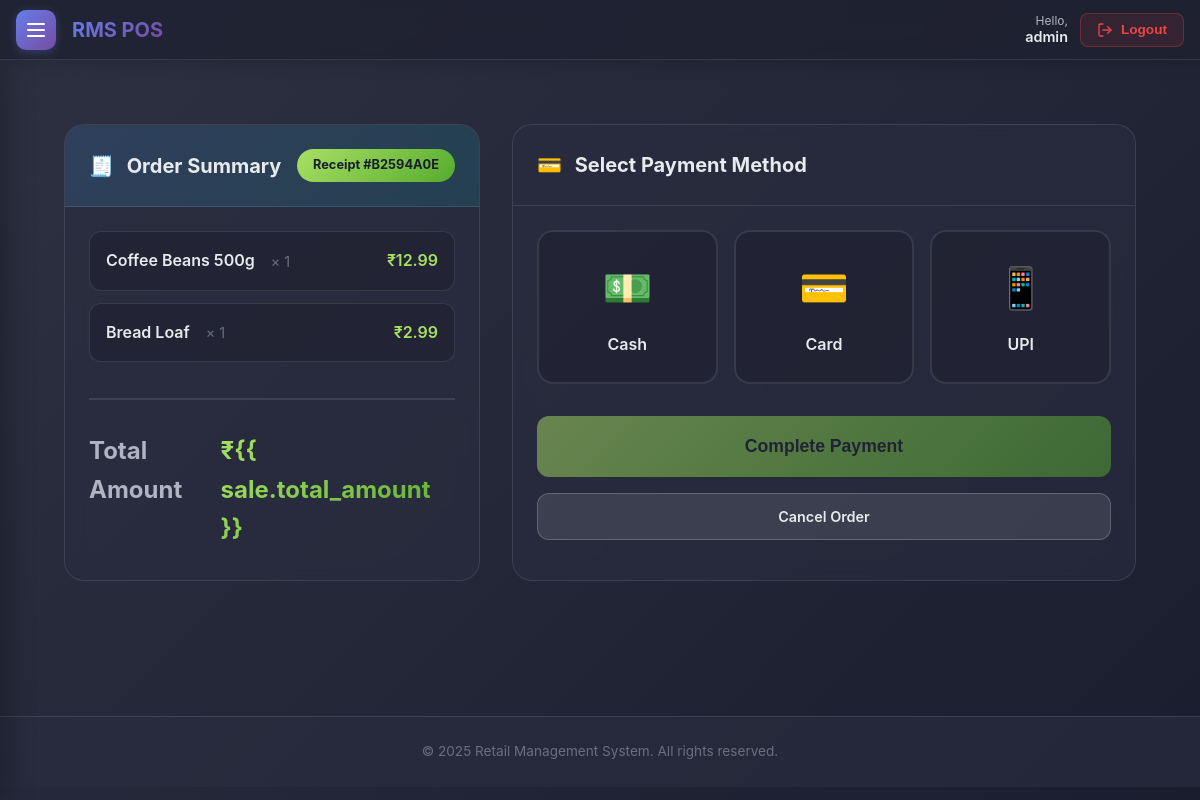
/pos/payment/1/ (signed in), run on the app's committed database.
### rms_pos/accounts/models.py (models this page shows, shortened)
class User(AbstractUser):
    ROLE_CHOICES = (
        ('admin', 'Admin'),
        ('manager', 'Inventory Manager'),
        ('cashier', 'Cashier'),
    )
    role = models.CharField(max_length=20, choices=ROLE_CHOICES, default='cashier')
    created_by = models.ForeignKey('self', on_delete=models.SET_NULL, null=True, blank=True, related_name='created_users')
    created_at = models.DateTimeField(auto_now_add=True, null=True)
    def can_manage_users(self):
        return self.role in ('admin', 'manager')

### rms_pos/pos/models.py (models this page shows, shortened)
class Sale(models.Model):
    PAYMENT_CHOICES = (
        ('cash', 'Cash'),
        ('card', 'Card'),
        ('upi', 'UPI'),
    )
    cashier = models.ForeignKey(settings.AUTH_USER_MODEL, on_delete=models.SET_NULL, null=True, related_name='sales')
    total_amount = models.DecimalField(max_digits=10, decimal_places=2)
    tax_amount = models.DecimalField(max_digits=10, decimal_places=2, default=0)
    discount_amount = models.DecimalField(max_digits=10, decimal_places=2, default=0)
    created_at = models.DateTimeField(auto_now_add=True)
    receipt_number = models.CharField(max_length=50, unique=True, blank=True)
    payment_method = models.CharField(max_length=10, choices=PAYMENT_CHOICES, default='cash')
    cash_received = models.DecimalField(max_digits=10, decimal_places=2, null=True, blank=True)
    change_amount = models.DecimalField(max_digits=10, decimal_places=2, null=True, blank=True)
    customer_name = models.CharField(max_length=200, blank=True)
    customer_mobile = models.CharField(max_length=15, blank=True)
    is_completed = models.BooleanField(default=False)

class SaleItem(models.Model):
    sale = models.ForeignKey(Sale, on_delete=models.CASCADE, related_name='items')
    product = models.ForeignKey(Product, on_delete=models.SET_NULL, null=True)
    quantity = models.IntegerField(default=1)
    price_at_sale = models.DecimalField(max_digits=10, decimal_places=2)
    subtotal = models.DecimalField(max_digits=10, decimal_places=2)

### rms_pos/inventory/models.py (models this page shows, shortened)
class Product(models.Model):
    name = models.CharField(max_length=200)
    category = models.ForeignKey(Category, on_delete=models.CASCADE, related_name='products')
    barcode = models.CharField(max_length=100, unique=True)
    price = models.DecimalField(max_digits=10, decimal_places=2)
    discount_percentage = models.DecimalField(max_digits=5, decimal_places=2, default=0, help_text="Discount percentage (0-100)")
    cost = models.DecimalField(max_digits=10, decimal_places=2, help_text="Cost price per unit")
    stock_quantity = models.IntegerField(default=0)
    image = models.ImageField(upload_to='products/', blank=True, null=True)
    created_at = models.DateTimeField(auto_now_add=True)
    updated_at = models.DateTimeField(auto_now=True)

### rms_pos/pos/views.py (the view)
# urls.py: path('payment/<int:sale_id>/', views.payment_page, name='payment_page'),
@login_required
def payment_page(request, sale_id):
    from django.shortcuts import redirect
    sale = get_object_or_404(Sale, id=sale_id, cashier=request.user)
    if sale.is_completed:
        return redirect('receipt_page', sale_id=sale.id)
    items = sale.items.select_related('product').all()
    return render(request, 'pos/payment.html', {
        'sale': sale,
        'items': items
    })

### rms_pos/templates/pos/payment.html (shortened to what this page needs)
{% extends 'base.html' %}
{% block content %}
<div class="container" style="padding: 2rem 2rem;">
    <div class="payment-page">
        <div class="order-summary-card">
            <div class="card-header"
                style="background: linear-gradient(135deg, rgba(79, 172, 254, 0.15) 0%, rgba(0, 242, 254, 0.1) 100%);">
                <h2 style="font-size: 1.25rem; font-weight: 700; margin: 0;">
                    <span style="margin-right: 0.5rem;">🧾</span> Order Summary
                </h2>
                <span class="receipt-badge">Receipt #{{ sale.receipt_number }}</span>
            </div>
            <div class="card-body">
                <div class="order-items">
                    {% for item in items %}
                    <div class="order-item">
                        <div class="item-info">
                            <span class="item-name">{{ item.product.name }}</span>
                            <span class="item-qty">× {{ item.quantity }}</span>
                        </div>
                        <span class="item-price">₹{{ item.subtotal }}</span>
                    </div>
                    {% endfor %}
                </div>
                <div class="order-total">
                    <div class="total-row final">
                        <span>Total Amount</span>
                        <span class="total-amount" id="total-amount" data-amount="{{ sale.total_amount }}">₹{{
                            sale.total_amount }}</span>
                    </div>
                </div>
            </div>
        </div>
        <div class="payment-methods-card">
            <div class="card-header">
                <h2 style="font-size: 1.25rem; font-weight: 700; margin: 0;">
                    <span style="margin-right: 0.5rem;">💳</span> Select Payment Method
                </h2>
            </div>
            <div class="card-body">
                <div class="payment-options">
                    <div class="payment-option" data-method="cash" onclick="selectPaymentMethod('cash')">
                        <div class="payment-icon cash-icon">💵</div>
                        <span class="payment-label">Cash</span>
                    </div>
                    <div class="payment-option" data-method="card" onclick="selectPaymentMethod('card')">
                        <div class="payment-icon card-icon">💳</div>
                        <span class="payment-label">Card</span>
                    </div>
                    <div class="payment-option" data-method="upi" onclick="selectPaymentMethod('upi')">
                        <div class="payment-icon upi-icon">📱</div>
                        <span class="payment-label">UPI</span>
                    </div>
                </div>
                <button id="complete-payment-btn" class="btn btn-primary complete-payment-btn" disabled>
                    Complete Payment
                </button>
                <a href="{% url 'pos_dashboard' %}" class="btn btn-secondary cancel-btn"
                    onclick="return confirm('Are you sure? This will cancel the current order.');">
                    Cancel Order
                </a>
            </div>
        </div>
    </div>
</div>
{% endblock %}

### rms_pos/templates/base.html (shortened to what this page needs)
{% load static %}
<!DOCTYPE html>
<html lang="en">
<head>
    <link href="{% static 'css/styles.css' %}" rel="stylesheet">
    <link href="{% static 'css/purple_theme.css' %}" rel="stylesheet">
</head>
<body>
    {% if user.is_authenticated %}
    <header class="top-navbar">
        <div class="navbar-left">
            <button class="menu-toggle" id="menuToggle" aria-label="Toggle menu">
                <span></span>
                <span></span>
                <span></span>
            </button>
            <div class="navbar-brand">RMS POS</div>
        </div>
        <div class="navbar-right">
            <div class="navbar-user">
                <div class="navbar-greeting">
                    <span class="navbar-greeting-text">Hello,</span>
                    <span class="navbar-username">{{ user.username }}</span>
                </div>
                <form method="post" action="{% url 'logout' %}" style="margin: 0;">
                    <button type="submit" class="navbar-logout-btn">
                        <span>Logout</span>
                    </button>
                </form>
            </div>
        </div>
    </header>
    {% endif %}
    <main class="container" style="padding-top: 2rem; padding-bottom: 2rem; min-height: calc(100vh - 12rem);">
        {% block content %}{% endblock %}
    </main>
    <footer>
        <div class="container">
            <p class="footer-text">&copy; {% now "Y" %} Retail Management System. All rights reserved.</p>
        </div>
    </footer>
</body>
</html>

### rms_pos/static/css/styles.css (style rules this page uses)
:root { --bg-body: #1a1d2e; --bg-gradient: linear-gradient(135deg, #2d3142 0%, #1a1d2e 100%); --text-primary: #e8eaed; --text-secondary: #b0b3c1; --text-muted: #6b6e7d; --nav-bg: rgba(30, 33, 48, 0.8); --border-color: rgba(255, 255, 255, 0.1); --border-color-hover: rgba(168, 224, 99, 0.5); --card-bg: rgba(42, 46, 64, 0.6); --card-shadow: 0 8px 32px rgba(0, 0, 0, 0.3); --input-bg: rgba(30, 33, 48, 0.6); --input-focus-bg: rgba(30, 33, 48, 0.8); --table-bg: rgba(42, 46, 64, 0.6); --table-header-bg: rgba(30, 33, 48, 0.8); --table-hover-bg: rgba(255, 255, 255, 0.03); --accent-start: #a8e063; --accent-middle: #84cc16; --accent-end: #56ab2f; --accent-gradient: linear-gradient(135deg, var(--accent-start) 0%, var(--accent-end) 100%); --accent-shadow: rgba(168, 224, 99, 0.4); --btn-secondary-bg: rgba(255, 255, 255, 0.1); --btn-secondary-border: rgba(255, 255, 255, 0.2); --btn-secondary-hover-bg: rgba(255, 255, 255, 0.15); }
* { margin: 0; padding: 0; box-sizing: border-box; }
body { font-family: -apple-system, BlinkMacSystemFont, 'Segoe UI', Roboto, 'Helvetica Neue', Arial, sans-serif; background: var(--bg-gradient); color: var(--text-primary); line-height: 1.6; min-height: 100vh; }
.container { max-width: 1400px; margin: 0 auto; padding: 0 2rem; }
.btn { padding: 0.7rem 1.5rem; border-radius: 12px; font-weight: 600; cursor: pointer; border: none; transition: all 0.3s; text-decoration: none; display: inline-block; font-size: 0.9rem; }
.btn-primary { background: var(--accent-gradient); color: #1a1d2e; box-shadow: 0 4px 15px var(--accent-shadow); }
.btn-secondary { background: var(--btn-secondary-bg); color: var(--text-primary); border: 1px solid var(--btn-secondary-border); }
.card-header { padding: 1.5rem; border-bottom: 1px solid var(--border-color); }
.card-body { padding: 1.5rem; }
footer { background: var(--card-bg); border-top: 1px solid var(--border-color); padding: 1.5rem 0; margin-top: 3rem; }
.footer-text { text-align: center; color: var(--text-muted); font-size: 0.85rem; }

### rms_pos/templates/base.html (style rules this page uses)
.top-navbar { position: fixed; top: 0; left: 0; right: 0; height: 60px; background: var(--nav-bg); backdrop-filter: blur(10px); border-bottom: 1px solid var(--border-color); z-index: 1002; display: flex; align-items: center; justify-content: space-between; padding: 0 1rem; box-shadow: 0 2px 20px rgba(0, 0, 0, 0.2); }
.navbar-left { display: flex; align-items: center; gap: 1rem; }
.navbar-brand { font-size: 1.25rem; font-weight: 700; background: linear-gradient(135deg, #667eea 0%, #764ba2 100%); -webkit-background-clip: text; -webkit-text-fill-color: transparent; background-clip: text; }
.navbar-right { display: flex; align-items: center; gap: 1rem; }
.navbar-user { display: flex; align-items: center; gap: 0.75rem; }
.navbar-greeting { display: flex; flex-direction: column; line-height: 1.2; text-align: right; }
.navbar-greeting-text { font-size: 0.75rem; color: var(--text-secondary); }
.navbar-username { font-weight: 600; color: var(--text-primary); font-size: 0.9rem; }
.navbar-logout-btn { padding: 0.5rem 1rem; background: rgba(239, 68, 68, 0.1); border: 1px solid rgba(239, 68, 68, 0.3); border-radius: 8px; color: #ef4444; cursor: pointer; transition: all 0.2s ease; font-weight: 600; font-size: 0.85rem; display: flex; align-items: center; gap: 0.5rem; }
.menu-toggle { width: 40px; height: 40px; background: linear-gradient(135deg, #667eea 0%, #764ba2 100%); border: none; border-radius: 10px; cursor: pointer; display: flex; flex-direction: column; align-items: center; justify-content: center; gap: 4px; padding: 10px; box-shadow: 0 2px 10px rgba(102, 126, 234, 0.3); transition: all 0.3s ease; }
.menu-toggle span { display: block; width: 18px; height: 2px; background: #fff; border-radius: 2px; transition: all 0.3s ease; }
body { padding-top: 60px; }

### data on the page
User: username "admin"
Sale: receipt_number "B2594A0E"
SaleItem: product.name "Coffee Beans 500g", quantity "1", subtotal "12.99"
SaleItem: product.name "Bread Loaf", quantity "1", subtotal "2.99"
